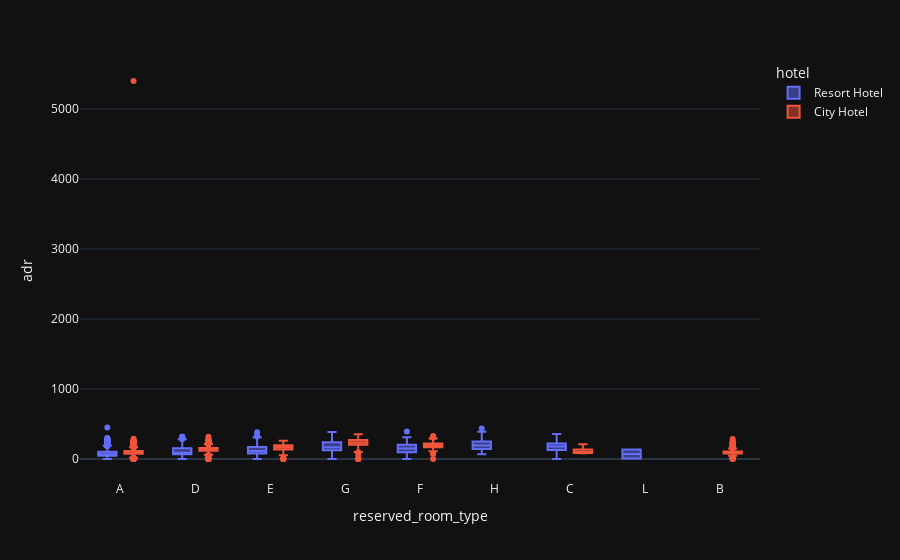

Notebook source saved alongside this figure:
### Code cell
#adr: 모든 숙박 거래의 합계를 총 숙박일로 나누어 정의된 평균 일일 요금

data = df[df['is_canceled']==1]
px.box(data_frame=data,x='reserved_room_type',y='adr',color='hotel',template='plotly_dark')

### Figure 1 — Plotly figure (JSON) as saved in the notebook; plotly's stock layout.template omitted (floating-point values rounded to 4 significant figures; data arrays with more than 128 entries replaced by an {"elided": "..."} marker saying what was removed)
{"data": [{"alignmentgroup": "True", "hovertemplate": "hotel=Resort Hotel<br>reserved_room_type=%{x}<br>adr=%{y}<extra></extra>", "legendgroup": "Resort Hotel", "marker": {"color": "#636efa"}, "name": "Resort Hotel", "notched": false, "offsetgroup": "Resort Hotel", "orientation": "v", "showlegend": true, "type": "box", "x": {"elided": "11120 str values"}, "x0": " ", "xaxis": "x", "y": {"elided": "11120 float values"}, "y0": " ", "yaxis": "y"}, {"alignmentgroup": "True", "hovertemplate": "hotel=City Hotel<br>reserved_room_type=%{x}<br>adr=%{y}<extra></extra>", "legendgroup": "City Hotel", "marker": {"color": "#EF553B"}, "name": "City Hotel", "notched": false, "offsetgroup": "City Hotel", "orientation": "v", "showlegend": true, "type": "box", "x": {"elided": "33079 str values"}, "x0": " ", "xaxis": "x", "y": {"elided": "33079 float values"}, "y0": " ", "yaxis": "y"}], "layout": {"boxmode": "group", "legend": {"title": {"text": "hotel"}, "tracegroupgap": 0}, "margin": {"t": 60}, "xaxis": {"anchor": "y", "domain": [0, 1], "title": {"text": "reserved_room_type"}}, "yaxis": {"anchor": "x", "domain": [0, 1], "title": {"text": "adr"}}}}
